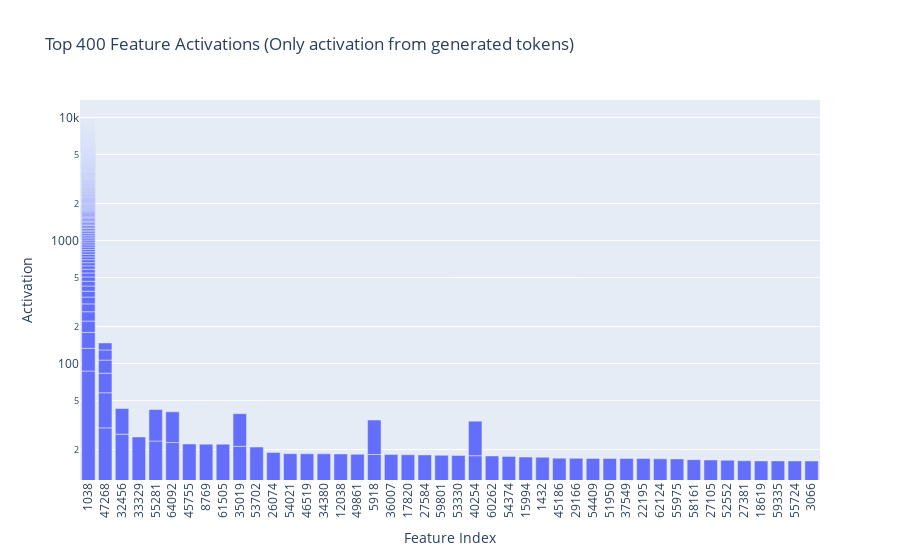

Source (notebook cell):
### Code cell
plot_feature_acts(top_k_generated_only_acts_encoder_out, title=f'Top {TOP_K_ENCODER_OUT_BY_ACTS} Feature Activations (Only activation from generated tokens)')

### Figure 1 — Plotly figure (JSON) as saved in the notebook; plotly's stock layout.template omitted (floating-point values rounded to 4 significant figures; data arrays with more than 128 entries replaced by an {"elided": "..."} marker saying what was removed)
{"data": [{"hovertemplate": "Feature Index=%{x}<br>Activation=%{y}<extra></extra>", "legendgroup": "", "marker": {"color": "#636efa", "pattern": {"shape": ""}}, "name": "", "orientation": "v", "showlegend": false, "textposition": "auto", "type": "bar", "x": {"elided": "400 str values"}, "xaxis": "x", "y": {"elided": "400 float values"}, "yaxis": "y"}], "layout": {"barmode": "relative", "legend": {"tracegroupgap": 0}, "title": {"text": "Top 400 Feature Activations (Only activation from generated tokens)"}, "xaxis": {"anchor": "y", "domain": [0, 1], "tickangle": -90, "title": {"text": "Feature Index"}}, "yaxis": {"anchor": "x", "domain": [0, 1], "title": {"text": "Activation"}, "type": "log"}}}
